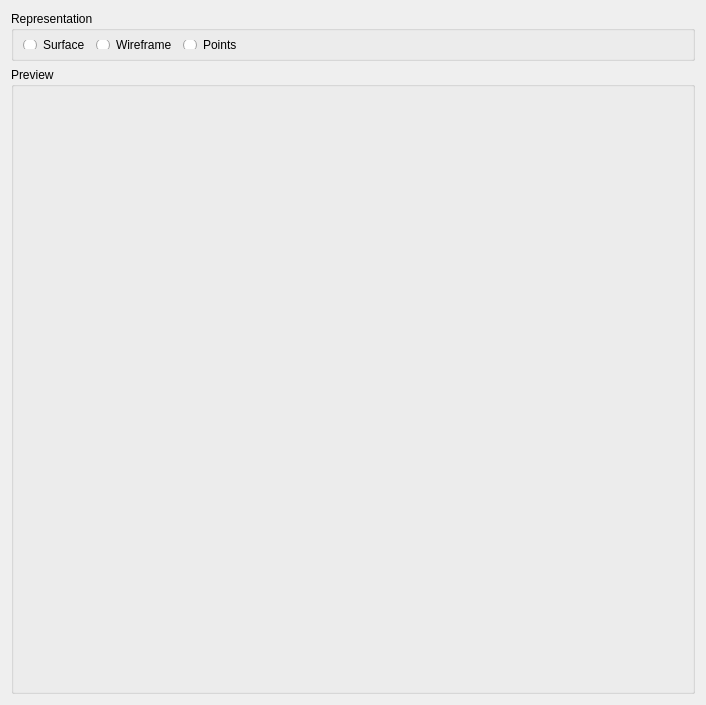
<?xml version="1.0" encoding="UTF-8"?>
<ui version="4.0">
 <class>RepresentationWidget</class>
 <widget class="QWidget" name="RepresentationWidget">
  <property name="geometry">
   <rect>
    <x>0</x>
    <y>0</y>
    <width>706</width>
    <height>705</height>
   </rect>
  </property>
  <property name="windowTitle">
   <string>Form</string>
  </property>
  <layout class="QGridLayout" name="gridLayout_2">
   <item row="0" column="0">
    <layout class="QGridLayout" name="gridLayout">
     <item row="2" column="0" colspan="4">
      <widget class="QGroupBox" name="groupBox">
       <property name="title">
        <string>Preview</string>
       </property>
       <layout class="QGridLayout" name="gridLayout_3">
        <item row="0" column="0">
         <layout class="QVBoxLayout" name="previewLayout"/>
        </item>
       </layout>
      </widget>
     </item>
     <item row="1" column="0" colspan="4">
      <widget class="QGroupBox" name="groupBox_2">
       <property name="maximumSize">
        <size>
         <width>16777215</width>
         <height>50</height>
        </size>
       </property>
       <property name="title">
        <string>Representation</string>
       </property>
       <layout class="QGridLayout" name="gridLayout_4">
        <item row="0" column="0">
         <layout class="QHBoxLayout" name="horizontalLayout">
          <item>
           <widget class="QRadioButton" name="surfaceRadioButton">
            <property name="text">
             <string>Surface</string>
            </property>
           </widget>
          </item>
          <item>
           <widget class="QRadioButton" name="wireframeRadioButton">
            <property name="text">
             <string>Wireframe</string>
            </property>
           </widget>
          </item>
          <item>
           <widget class="QRadioButton" name="pointsRadioButton">
            <property name="text">
             <string>Points</string>
            </property>
           </widget>
          </item>
          <item>
           <spacer name="horizontalSpacer">
            <property name="orientation">
             <enum>Qt::Horizontal</enum>
            </property>
            <property name="sizeHint" stdset="0">
             <size>
              <width>40</width>
              <height>20</height>
             </size>
            </property>
           </spacer>
          </item>
         </layout>
        </item>
       </layout>
      </widget>
     </item>
    </layout>
   </item>
  </layout>
 </widget>
 <resources/>
 <connections/>
</ui>
